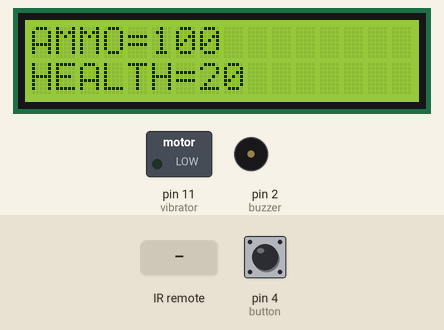
Recording of a sketch running on a simulated Arduino Uno, built with avr-gcc and run on an emulated ATmega328P. Parts: 16×2 character LCD, switched loads named in the sketch (green lamp = pin HIGH), buzzer (waves = sounding, pin HIGH). The inputs (shaded band) are chosen by the test bench; at power-on: pin 4 (button) HIGH. What the sketch prints to the serial monitor is not drawn.

Above: at 1.2 s.
1.3 s: pin 4 (button) pulled LOW for 0.15 s
At 1.8 s:
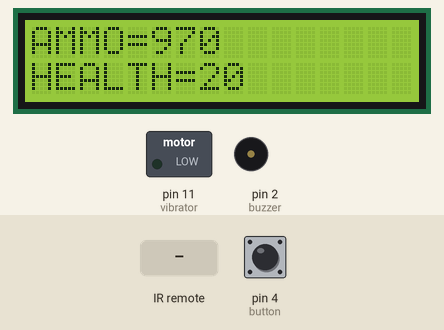
3.0 s: infrared code 0xBBBBBBBB received
At 3.8 s:
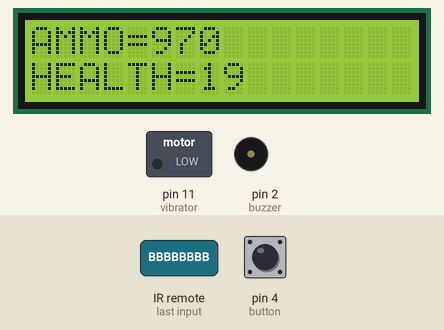
4.5 s: pin 4 (button) pulled LOW for 1 s
At 6.7 s:
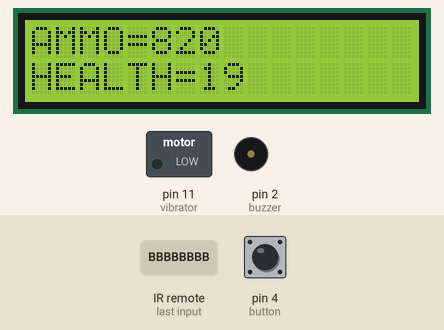
7.0 s: infrared code 0xBBBBBBBB received
Timing chart, 0 to 9.5 s (numbered marks = the images above; inputs shaded):
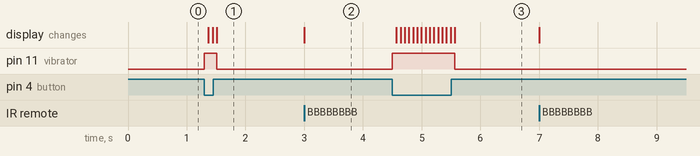

Measured:
- after the input at 1.3 s, pin 11 (vibrator): LOW → HIGH at once, → LOW 0.21 s later; the display: first changes after 0.07 s (image 1 shows a later state)
- after the input at 3.0 s, the display: changes at once (image 2)
- after the input at 4.5 s, pin 11 (vibrator): LOW → HIGH at once, → LOW 1.1 s later; the display: first changes after 0.07 s (image 3 shows a later state)

The sketch:

Laser_Tag.ino
```cpp
#include <IRremote.h>
#include <LiquidCrystal.h>
IRsend irsend;
int button = 4;
int buzzer = 2;
int vibrator = 11;
int ammo, i, health;
int recvPin = 12;  // CONNECT THE OUTPUT PIN OF THE IR RECIEVER TO THIS PIN
const int rs = 10, en = 9, d4 = 8, d5 =7, d6 = 6, d7 = 5;
LiquidCrystal lcd(rs, en, d4, d5, d6, d7);
IRrecv irrecv(recvPin);
decode_results results;
void setup()
{
  // put your setup code here, to run once:
  Serial.begin(9600);
  ammo = 100;
  health = 20;
  lcd.begin(16, 2);
  pinMode(button, INPUT_PULLUP);
  pinMode(buzzer, OUTPUT);
  pinMode(vibrator, OUTPUT);
  irrecv.enableIRIn();
  Serial.println("AMMO="); Serial.println(ammo);
  Serial.println("HEALTH="); Serial.println(health);
  lcd.setCursor(0,0);
  lcd.print("AMMO=");lcd.print(ammo);
  lcd.setCursor(0,1);
  lcd.print("HEALTH=");lcd.print(health);
}
void loop()
{
  // put your main code here, to run repeatedly:
  if (digitalRead(button) == LOW)
  {
    digitalWrite(vibrator, HIGH);
    irsend.sendNEC(0xAAAAAAAA, 32); //sends message in HEX
    Serial.println("CODE SENT"); //prints on serial monitor
    digitalWrite(LED_BUILTIN, HIGH); // built-in led glows
    irrecv.enableIRIn();
    ammo--;
    if (ammo == 0)
    {
      digitalWrite(vibrator, LOW);
      Serial.print("END GAME");
      for (i = 0; i < 3; i++)
      {
        digitalWrite(buzzer, HIGH);
        delay(500);
        digitalWrite(buzzer, LOW);
        delay(500);
      }
    }
    else
    {
      Serial.print("AMMO="); Serial.println(ammo);
      Serial.print("HEALTH="); Serial.println(health);
      lcd.setCursor(0,0);
      lcd.print("AMMO=");lcd.print(ammo);
      lcd.setCursor(0,1);
      lcd.print("HEALTH=");lcd.print(health);
    }
  }
  else
  {
    digitalWrite(vibrator, LOW);
    if (irrecv.decode(&results))
    {
      if (results.value == 3149642683)
      {
        health--;
        Serial.println(results.value, HEX);
        digitalWrite(LED_BUILTIN, HIGH);
        if (health == 0)
        {
          Serial.print("END GAME");
          digitalWrite(buzzer, HIGH);
        }
        else
        {
          Serial.print("AMMO="); Serial.println(ammo);
          Serial.print("HEALTH="); Serial.println(health);
          lcd.setCursor(0,0);
          lcd.print("AMMO=");lcd.print(ammo);
          lcd.setCursor(0,1);
          lcd.print("HEALTH=");lcd.print(health);
        }
        irrecv.resume();
      }
    }
    digitalWrite(LED_BUILTIN, LOW);
  }
}
```
